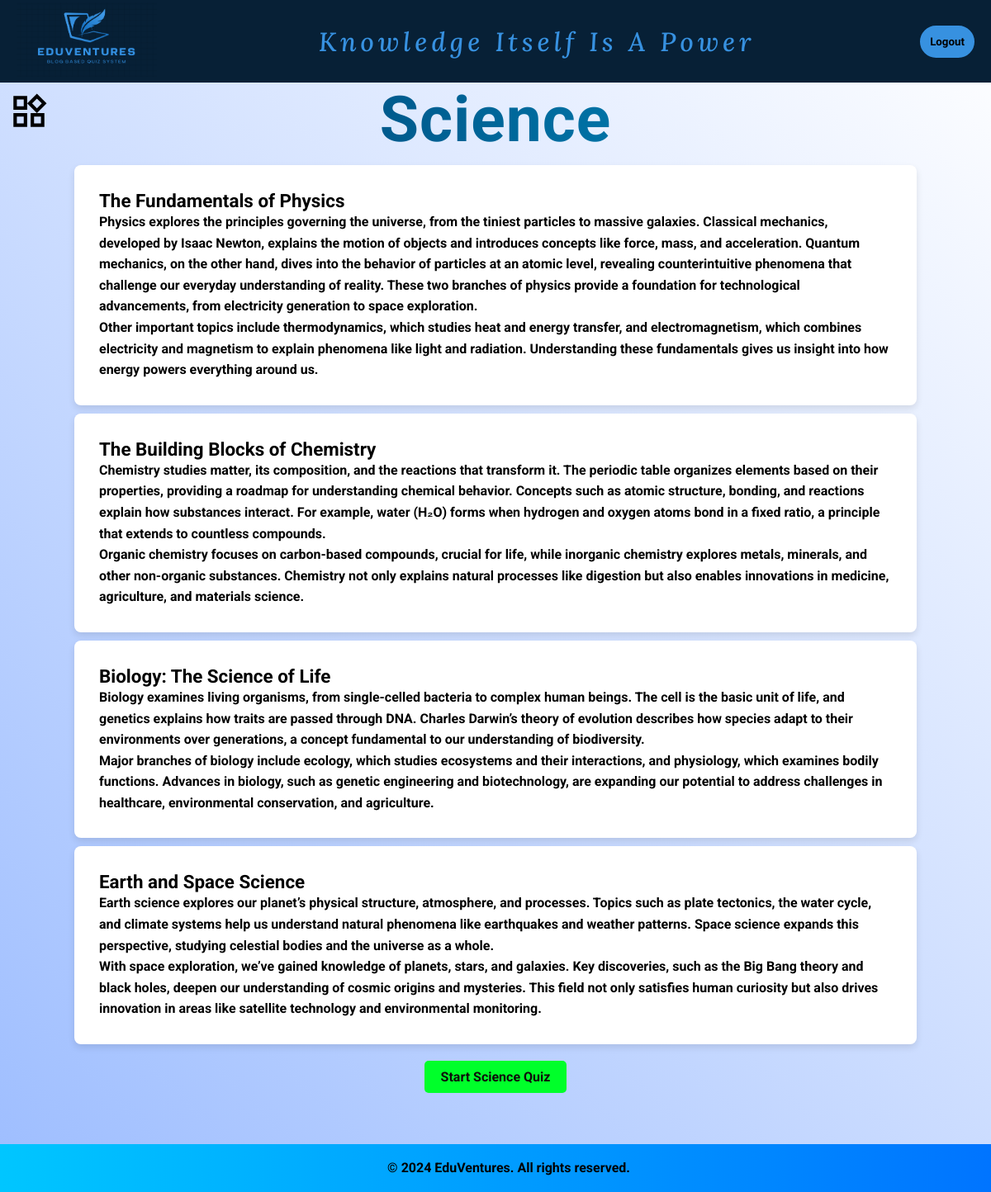
/blog.php?blog_id=1 (signed in), run on the app's committed database.
### tables this page shows
CREATE TABLE `blogs` (
  `blog_id` int(11) NOT NULL,
  `title` varchar(100) NOT NULL,
  `description` text DEFAULT NULL,
  `created_at` timestamp NOT NULL DEFAULT current_timestamp()
);

### blog.php (the view, shortened to what this page needs)
<?php
require "partials/_dbconnect.php";
$id=$_GET['blog_id'];
$sql="select * from blogs where blog_id=$id";
$result=mysqli_query($conn,$sql);
$row=mysqli_fetch_assoc($result);
$title=$row['title'];
$desc=$row['description'];
?>
<!DOCTYPE html>
<html lang="en">
<head>
    <link rel="stylesheet" href="style.css">
    <link rel="stylesheet" href="style2.css">
</head>
<body>
    <?php include 'partials/nav.php'; ?>
    <?php include 'partials/sidebar.php'; ?>
    <div class="main">
        <section class="blog">
            <h2 class="beautiful"><?php echo $title; ?></h2>
            <?php echo $desc; ?>
            <div class="button-container">
                <button id="blog"><a href="quiz.php?blog_id=<?php echo $id; ?>">Start <?php echo $title ;?> Quiz</a></button>
            </div>
        </section>
        <footer>
            <p style="text-align:center">&copy; 2024 EduVentures. All rights reserved.</p>
        </footer>
    </div>
</body>
</html>

### style.css (style rules this page uses)
* { margin: 0; padding: 0; font-family: "Roboto", sans-serif; font-weight: 700; }
body { background: linear-gradient(45deg, #9DBDFF, #FFFFFF); }
.main { flex: 1; height: calc(100vh - 100px); overflow-y: auto; }
footer { background: linear-gradient(90deg, #00c6ff, #0072ff); padding: 1rem; text-align: center; color: #ffffff; font-size: 1rem; }
.beautiful { font-size: 48px; font-weight: bold; background: linear-gradient(to right, #003366, #006699, #0099cc); background-clip: text; -webkit-text-fill-color: transparent; letter-spacing: 1px; }
.blog article { padding: 30px; width: 80%; margin: auto; margin-bottom: 10px; margin-top: 10px; background: #ffffff; border-radius: 8px; box-shadow: 0 4px 8px rgba(0, 0, 0, 0.1); }

### style2.css (style rules this page uses)
#blog { background-color: #00ff2a; color: #ffffff; border: none; border-radius: 5px; padding: 10px 20px; cursor: pointer; font-size: 16px; transition: background-color 0.3s ease; }
.blog { padding-bottom:100px ; }
.blog article { padding: 30px; width: 80%; margin: auto; margin-top: 10px; margin-bottom: 10px; background: #ffffff; border-radius: 8px; box-shadow: 0 4px 8px rgba(0, 0, 0, 0.1); }
h2.beautiful { font-size: 4.8em; color: black; text-align: center; }
h3 { font-size: 1.4em; color: black; margin-top: 0; }
p { font-size: 1em; color: #000000; line-height: 1.6; text-align: left; }
a { color: #0f0b0b; text-decoration: none; }
.button-container { text-align: center; margin: 20px 0; }
footer { position: fixed; bottom: 0; width: 100%; background: linear-gradient(90deg, #00c6ff, #0072ff); text-align: center; color: #ffffff; }

### data on the page
blogs: title "Science", description "The Fundamentals of Physics Physics explores the principles governing the universe, from the tiniest particles to massive galaxies. Classical mechanics, developed by Isaac Newton, explains the motion of objects and introduces concepts like force, mass, and acceleration. Quantum mechanics, on the other hand, dives into the behavior of particles at an atomic level, revealing counterintuitive phenomena that challenge our everyday understanding of reality. These two branches of physics provide a foundation for technological advancements, from electricity generation to space exploration. Other important topics include thermodynamics, which studies heat and energy transfer, and electromagnetism,…"
